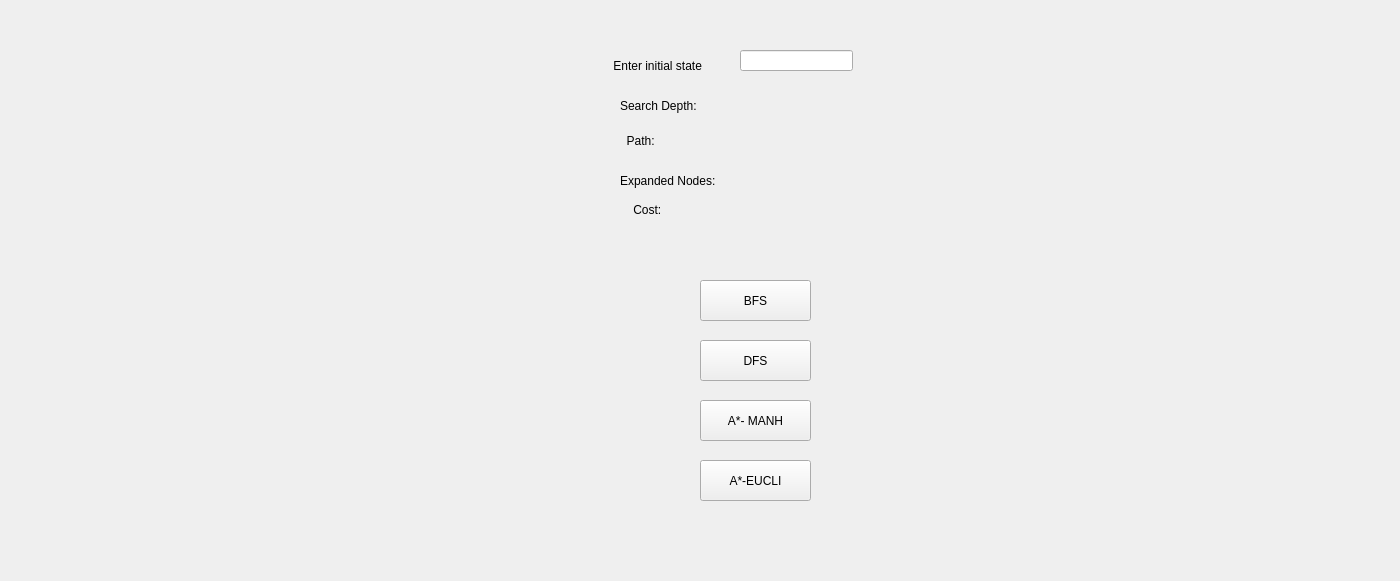
<?xml version="1.0" encoding="UTF-8"?>
<ui version="4.0">
 <class>Form</class>
 <widget class="QWidget" name="Form">
  <property name="geometry">
   <rect>
    <x>0</x>
    <y>0</y>
    <width>1400</width>
    <height>581</height>
   </rect>
  </property>
  <property name="windowTitle">
   <string>Form</string>
  </property>
  <widget class="QWidget" name="gridLayoutWidget">
   <property name="geometry">
    <rect>
     <x>110</x>
     <y>80</y>
     <width>481</width>
     <height>431</height>
    </rect>
   </property>
   <layout class="QGridLayout" name="gridLayout">
    <item row="1" column="1">
     <widget class="QLabel" name="label_4">
      <property name="text">
       <string/>
      </property>
     </widget>
    </item>
    <item row="1" column="2">
     <widget class="QLabel" name="label_5">
      <property name="text">
       <string/>
      </property>
     </widget>
    </item>
    <item row="1" column="0">
     <widget class="QLabel" name="label_3">
      <property name="text">
       <string/>
      </property>
     </widget>
    </item>
    <item row="0" column="1">
     <widget class="QLabel" name="label_1">
      <property name="text">
       <string/>
      </property>
     </widget>
    </item>
    <item row="0" column="0">
     <widget class="QLabel" name="label_0">
      <property name="text">
       <string/>
      </property>
     </widget>
    </item>
    <item row="2" column="0">
     <widget class="QLabel" name="label_6">
      <property name="text">
       <string/>
      </property>
     </widget>
    </item>
    <item row="2" column="1">
     <widget class="QLabel" name="label_7">
      <property name="text">
       <string/>
      </property>
     </widget>
    </item>
    <item row="2" column="2">
     <widget class="QLabel" name="label_8">
      <property name="text">
       <string/>
      </property>
     </widget>
    </item>
    <item row="0" column="2">
     <widget class="QLabel" name="label_2">
      <property name="text">
       <string/>
      </property>
     </widget>
    </item>
   </layout>
  </widget>
  <widget class="QPushButton" name="bfs_button">
   <property name="geometry">
    <rect>
     <x>700</x>
     <y>280</y>
     <width>111</width>
     <height>41</height>
    </rect>
   </property>
   <property name="text">
    <string>BFS</string>
   </property>
  </widget>
  <widget class="QPushButton" name="dfs_button">
   <property name="geometry">
    <rect>
     <x>700</x>
     <y>340</y>
     <width>111</width>
     <height>41</height>
    </rect>
   </property>
   <property name="text">
    <string>DFS</string>
   </property>
  </widget>
  <widget class="QPushButton" name="manh_button">
   <property name="geometry">
    <rect>
     <x>700</x>
     <y>400</y>
     <width>111</width>
     <height>41</height>
    </rect>
   </property>
   <property name="text">
    <string>A*- MANH</string>
   </property>
  </widget>
  <widget class="QPushButton" name="eucli_button">
   <property name="geometry">
    <rect>
     <x>700</x>
     <y>460</y>
     <width>111</width>
     <height>41</height>
    </rect>
   </property>
   <property name="text">
    <string>A*-EUCLI</string>
   </property>
  </widget>
  <widget class="QLineEdit" name="lineEdit">
   <property name="geometry">
    <rect>
     <x>740</x>
     <y>50</y>
     <width>113</width>
     <height>21</height>
    </rect>
   </property>
  </widget>
  <widget class="QLabel" name="label_9">
   <property name="geometry">
    <rect>
     <x>610</x>
     <y>50</y>
     <width>121</width>
     <height>31</height>
    </rect>
   </property>
   <property name="text">
    <string> Enter initial state</string>
   </property>
  </widget>
  <widget class="QLabel" name="depth_label">
   <property name="geometry">
    <rect>
     <x>620</x>
     <y>90</y>
     <width>81</width>
     <height>31</height>
    </rect>
   </property>
   <property name="text">
    <string>Search Depth:</string>
   </property>
  </widget>
  <widget class="QLabel" name="path_label">
   <property name="geometry">
    <rect>
     <x>620</x>
     <y>130</y>
     <width>61</width>
     <height>21</height>
    </rect>
   </property>
   <property name="text">
    <string>  Path:</string>
   </property>
  </widget>
  <widget class="QLabel" name="nodes_label">
   <property name="geometry">
    <rect>
     <x>620</x>
     <y>170</y>
     <width>101</width>
     <height>21</height>
    </rect>
   </property>
   <property name="text">
    <string>Expanded Nodes:</string>
   </property>
  </widget>
  <widget class="QLabel" name="cost_label">
   <property name="geometry">
    <rect>
     <x>630</x>
     <y>200</y>
     <width>51</width>
     <height>20</height>
    </rect>
   </property>
   <property name="text">
    <string> Cost:</string>
   </property>
  </widget>
  <widget class="QLabel" name="depth_disp_label">
   <property name="geometry">
    <rect>
     <x>750</x>
     <y>90</y>
     <width>49</width>
     <height>16</height>
    </rect>
   </property>
   <property name="text">
    <string/>
   </property>
  </widget>
  <widget class="QLabel" name="path_disp_label">
   <property name="geometry">
    <rect>
     <x>750</x>
     <y>130</y>
     <width>651</width>
     <height>31</height>
    </rect>
   </property>
   <property name="text">
    <string/>
   </property>
  </widget>
  <widget class="QLabel" name="nodes_disp_label">
   <property name="geometry">
    <rect>
     <x>750</x>
     <y>170</y>
     <width>49</width>
     <height>16</height>
    </rect>
   </property>
   <property name="text">
    <string/>
   </property>
  </widget>
  <widget class="QLabel" name="cost_disp_label">
   <property name="geometry">
    <rect>
     <x>750</x>
     <y>210</y>
     <width>49</width>
     <height>16</height>
    </rect>
   </property>
   <property name="text">
    <string/>
   </property>
  </widget>
 </widget>
 <resources/>
 <connections/>
</ui>
